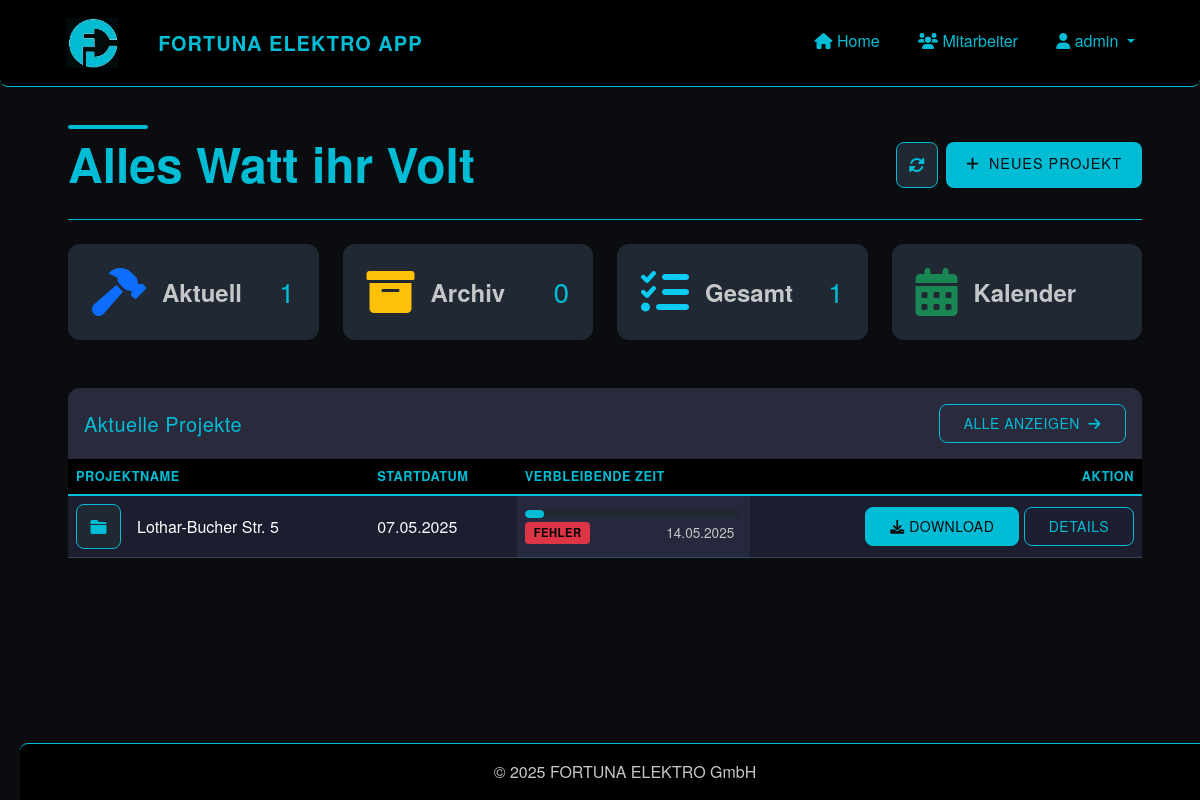
Screenshot of / (signed in) with the database file from the repository.
### app/models/user.py (models this page shows, shortened)
class User(UserMixin, db.Model):
    id = db.Column(db.Integer, primary_key=True)
    username = db.Column(db.String(64), unique=True, nullable=False)
    password_hash = db.Column(db.String(128), nullable=False)
    role = db.Column(db.String(20), nullable=False, default='installateur')  # 'admin' oder 'installateur'
    is_active = db.Column(db.Boolean, default=True)
    created_at = db.Column(db.DateTime, default=datetime.utcnow)
    projects = db.relationship('Project', backref='creator', lazy='dynamic')
    files = db.relationship('File', backref='uploader', lazy='dynamic')
    timesheets = db.relationship('Timesheet', backref='employee', lazy='dynamic')
    def is_admin(self):
        return self.role == 'admin'

### app/models/project.py (models this page shows, shortened)
class Project(db.Model):
    id = db.Column(db.Integer, primary_key=True)
    name = db.Column(db.String(128), nullable=False)  # Adresse als Projektname
    description = db.Column(db.Text)
    start_date = db.Column(db.DateTime, default=datetime.utcnow)
    end_date = db.Column(db.DateTime)
    status = db.Column(db.String(20), default='in_bearbeitung')  # 'in_bearbeitung', 'abgeschlossen', 'archiviert'
    creator_id = db.Column(db.Integer, db.ForeignKey('user.id'))
    files = db.relationship('File', backref='project', lazy='dynamic', cascade='all, delete-orphan')
    timesheets = db.relationship('Timesheet', backref='project', lazy='dynamic', cascade='all, delete-orphan')
    def get_progress_percentage(self):
        if not self.end_date:
            return 0
        now = datetime.now()
        total_duration = (self.end_date - self.start_date).total_seconds()
        elapsed_time = (now - self.start_date).total_seconds()
        if elapsed_time >= total_duration:
            return 100
        progress = (elapsed_time / total_duration) * 100
        return round(progress, 1)  # Auf eine Dezimalstelle runden

### app/routes/dashboard.py (the view)
@dashboard.route('/')
@login_required
def index():
    in_progress = Project.query.filter_by(status='in_bearbeitung').order_by(Project.start_date.desc()).all()
    archived = Project.query.filter_by(status='archiviert').order_by(Project.start_date.desc()).all()
    now = datetime.now()
    return render_template(
        'dashboard/index.html',
        title='Dashboard',
        in_progress=in_progress,
        archived=archived,
        now=now  # Add this line to pass the current datetime
    )

### app/models/user.py (called while the page is built)
@login_manager.user_loader
def load_user(id):
    return User.query.get(int(id))

### app/templates/dashboard/index.html (shortened to what this page needs)
{% extends "base.html" %}
{% block content %}
<link href="https://cdnjs.cloudflare.com/ajax/libs/font-awesome/6.0.0/css/all.min.css" rel="stylesheet">
<div class="container-fluid py-4">
    <div class="d-flex flex-column flex-md-row justify-content-between align-items-start align-items-md-center mb-4 gap-3">
        <div class="position-relative">
            <div class="dashboard-heading-decoration"></div>
            <h4 class="fw-bold mb-1 display-5 position-relative">Alles Watt ihr Volt</h4>
        </div>
        <div class="d-flex">
            <a href="{{ url_for('dashboard.index') }}" class="btn btn-light me-2 btn-refresh" aria-label="Aktualisieren">
                <i class="fas fa-sync-alt"></i>
            </a>
            <a href="{{ url_for('projects.new_project') }}" class="btn btn-gradient">
                <i class="fas fa-plus me-1"></i> Neues Projekt
            </a>
        </div>
    </div>
<div class="row g-4 mb-5">
    <div class="col-12 col-sm-6 col-lg-3">
        <div class="card h-100 border-0 shadow-hover stat-card custom-stat-card" data-bs-toggle="modal" data-bs-target="#projectsModal" data-tab-target="in-progress-tab">
            <div class="card-body p-4">
                <div class="d-flex align-items-center justify-content-between">
                    <div class="d-flex align-items-center gap-3">
                        <i class="fas fa-hammer fa-3x text-primary"></i>
                        <span class="text-muted fw-bold fs-4">Aktuell</span>
                    </div>
                    <h3 class="mb-0">{{ in_progress|length }}</h3>
                </div>
            </div>
        </div>
    </div>
    <div class="col-12 col-sm-6 col-lg-3">
        <div class="card h-100 border-0 shadow-hover stat-card custom-stat-card" data-bs-toggle="modal" data-bs-target="#projectsModal" data-tab-target="archived-tab">
            <div class="card-body p-4">
                <div class="d-flex align-items-center justify-content-between">
                    <div class="d-flex align-items-center gap-3">
                        <i class="fas fa-archive fa-3x text-warning"></i>
                        <span class="text-muted fw-bold fs-4">Archiv</span>
                    </div>
                    <h3 class="mb-0">{{ archived|length }}</h3>
                </div>
            </div>
        </div>
    </div>
    <div class="col-12 col-sm-6 col-lg-3">
        <div class="card h-100 border-0 shadow-hover stat-card custom-stat-card" data-bs-toggle="modal" data-bs-target="#projectsModal" data-tab-target="all-tab">
            <div class="card-body p-4">
                <div class="d-flex align-items-center justify-content-between">
                    <div class="d-flex align-items-center gap-3">
                        <i class="fas fa-tasks fa-3x text-info"></i>
                        <span class="text-muted fw-bold fs-4">Gesamt</span>
                    </div>
                    <h3 class="mb-0">{{ (in_progress|length) + (completed|length) + (archived|length) }}</h3>
                </div>
            </div>
        </div>
    </div>
    <div class="col-12 col-sm-6 col-lg-3">
        <div class="card h-100 border-0 shadow-hover stat-card custom-stat-card" data-bs-toggle="modal" data-bs-target="#projectsModal" data-tab-target="calendar-tab">
            <div class="card-body p-4">
                <div class="d-flex align-items-center justify-content-between">
                    <div class="d-flex align-items-center gap-3">
                        <i class="fas fa-calendar-alt fa-3x text-success"></i>
                        <span class="text-muted fw-bold fs-4">Kalender</span>
                    </div>
                </div>
            </div>
        </div>
    </div>
</div>
<div class="row mb-4">
    <div class="col-12">
        <div class="card border-0 shadow-hover aktuelle-projekte">
            <div class="card-header border-0 py-3">
                <div class="d-flex justify-content-between align-items-center">
                    <h5 class="mb-0">Aktuelle Projekte</h5>
                    <button class="btn btn-sm btn-outline-primary" data-bs-toggle="modal" data-bs-target="#projectsModal">
                        Alle anzeigen <i class="fas fa-arrow-right ms-1"></i>
                    </button>
                </div>
            </div>
            <div class="card-body p-0">
                {% if in_progress %}
                <div class="table-responsive">
                    <table class="table table-hover align-middle mb-0">
                        <thead>
                            <tr>
                                <th>Projektname</th>
                                <th class="d-none d-md-table-cell">Startdatum</th>
                                <th class="d-none d-lg-table-cell">Verbleibende Zeit</th>
                                <th class="text-end">Aktion</th>
                            </tr>
                        </thead>
                        <tbody>
                            {% for project in in_progress[:5] %}
                                <tr>
                                    <td style="background-color: #1d1d30">
                                        <div class="d-flex align-items-center">
                                            <div class="project-icon me-3">
                                                <i class="fas fa-folder" style="color: var(--accent);"></i>
                                            </div>
                                            <div>
                                                <h6 class="mb-0" style="color: white;">{{ project.name }}</h6>
                                            </div>
                                        </div>
                                    </td>
                                    <td class="d-none d-md-table-cell text-light" style="background-color: #1d1d30">{{ project.start_date.strftime('%d.%m.%Y') }}</td>
<td class="d-none d-lg-table-cell" style="background-color: #27273d">
    {% if project.end_date %}
        <div class="progress-container">
            <div class="progress-wrapper">
                <div class="progress" style="height: 8px; background-color: var(--primary-light);">
                    <div class="progress-bar" id="progress-bar-{{ project.id }}" role="progressbar"
                        style="width: {{ project.get_progress_percentage() }}%; background-color: var(--accent);"
                        aria-valuenow="{{ project.get_progress_percentage() }}" aria-valuemin="0" aria-valuemax="100">
                    </div>
                </div>
                <div class="date-time-container">
                    <span id="countdown-timer" class="badge bg-info" style="color: #000 !important; font-weight: bold;">
                    </span>
                    <span class="end-date date-text text-muted">{{ project.end_date.strftime('%d.%m.%Y') }}
                    </span>
                </div>
            </div>
        </div>
    {% endif %}
</td>
                                    <td class="text-end" style="background-color:#1d1d30">
                                        <a href="{{ url_for('files.download_project', project_id=project.id) }}" class="btn btn-sm btn-primary">
                                            <i class="fas fa-download"></i> Download
                                        </a>
                                        <a href="{{ url_for('projects.view_project', project_id=project.id) }}" class="btn btn-sm btn-outline-primary">
                                            Details
                                        </a>
                                    </td>
                                </tr>
                            {% endfor %}
                        </tbody>
                    </table>
                </div>
                {% endif %}
            </div>
        </div>
    </div>
</div>
                        {% set all_projects = in_progress + archived %}
{% endblock %}

### app/templates/base.html (shortened to what this page needs)
<!DOCTYPE html>
<html lang="de">
<head>
    <link href="https://cdn.jsdelivr.net/npm/bootstrap@5.3.0/dist/css/bootstrap.min.css" rel="stylesheet">
    <link rel="stylesheet" href="https://cdn.jsdelivr.net/npm/bootstrap-icons@1.11.1/font/bootstrap-icons.css">
    <link rel="stylesheet" href="https://cdnjs.cloudflare.com/ajax/libs/font-awesome/6.0.0/css/all.min.css">
    <link rel="stylesheet" href="{{ url_for('static', filename='css/style.css') }}">
</head>
<body>
<nav class="navbar navbar-expand-lg navbar-dark mb-4">
    <div class="container position-relative">
        <a class="navbar-brand d-flex align-items-center" href="{{ url_for('dashboard.index') }}">
            <img src="{{ url_for('static', filename='img/logo.jpg') }}" alt="Fortuna Elektro Logo"
                 style="height: 50px; width: auto; max-height: 90%; margin-right: 40px; margin-left: 30px;">
            <span style="color: var(--accent)">FORTUNA ELEKTRO APP</span>
        </a>
        <div class="collapse navbar-collapse" id="navbarNav">
            <ul class="navbar-nav ms-auto">
                {% if current_user.is_authenticated %}
                    <li class="nav-item">
                        <a class="nav-link" href="{{ url_for('dashboard.index') }}">
                            <i class="fas fa-home"></i> Home
                        </a>
                    </li>
                    {% if current_user.is_admin() %}
                        <li class="nav-item">
                            <a class="nav-link" href="{{ url_for('admin.list_users') }}">
                                <i class="fas fa-users"></i> Mitarbeiter
                            </a>
                        </li>
                    {% endif %}
                    <li class="nav-item dropdown">
                        <a class="nav-link dropdown-toggle" href="#" role="button" data-bs-toggle="dropdown">
                            <i class="fas fa-user"></i> {{ current_user.username }}
                        </a>
                    </li>
                {% else %}
                    <li class="nav-item">
                        <a class="nav-link" href="{{ url_for('auth.login') }}">
                            <i class="fas fa-sign-in-alt"></i> Anmelden
                        </a>
                    </li>
                {% endif %}
            </ul>
        </div>
    </div>
</nav>
    <div class="container mb-5">
        {% block content %}{% endblock %}
    </div>
    <footer class="footer mt-auto py-3">
        <div class="container text-center">
            <span class="text-muted">&copy; 2025 FORTUNA ELEKTRO GmbH</span>
        </div>
    </footer>
</body>
</html>

### app/templates/base.html (style rules this page uses)
:root { --primary: #0B0C10; --primary-light: #1F2833; --primary-dark: #000000; --accent: #66FCF1; --accent-light: #45A29E; --success: #45A29E; --danger: #FF3B3B; --warning: #FF8F00; --info: #66FCF1; --light-bg: #1F2833; --card-bg: #0B0C10; --text-dark: #FFFFFF; --text-muted: #C5C6C7; --border-radius-sm: 4px; --border-radius-md: 8px; --border-radius-lg: 12px; }
body { background-color: var(--primary); color: var(--text-white); min-height: 100vh; display: flex; flex-direction: column; max-width: 100%; overflow-x: hidden; }
.navbar { background-color: var(--primary-dark) !important; border-bottom: 1px solid var(--accent); padding: 0.8rem 1rem; border-radius: 0 0 var(--border-radius-md) var(--border-radius-md); }
.navbar-brand { color: var(--accent) !important; font-weight: 700; letter-spacing: 1px; display: flex; align-items: center; padding-left: 0 !important; }
.navbar-brand img { margin-right: 10px; height: 50px; width: auto; max-height: 90%; }
.nav-link { color: var(--accent) !important; position: relative; padding: 0.8rem 1.2rem !important; border-bottom: 3px solid transparent; transition: all 0.3s ease; border-radius: var(--border-radius-sm); }
.container { flex: 1; width: 100%; padding-left: 15px; padding-right: 15px; margin-left: auto; margin-right: auto; }
.footer { position: fixed; bottom: 0; width: 100%; background-color: var(--primary-dark); border-top: 1px solid var(--accent); padding: 1rem 0; border-radius: var(--border-radius-md) var(--border-radius-md) 0 0; }
.footer .text-muted { color: var(--text-muted) !important; }
::placeholder { color: var(--accent-light) !important; opacity: 0.8 !important; }
.btn { border-radius: var(--border-radius-md); padding: 0.5rem 1.5rem; transition: all 0.3s ease; text-transform: uppercase; letter-spacing: 0.5px; font-weight: 500; }
.btn-primary { background-color: var(--accent); border-color: var(--accent); color: var(--primary); }
.card { background-color: var(--primary-light); border: 1px solid var(--accent); border-radius: var(--border-radius-lg); }
.card-header { background-color: rgba(102, 252, 241, 0.1); border-bottom: 1px solid var(--accent); font-weight: 600; letter-spacing: 0.5px; color: var(--accent); border-radius: var(--border-radius-lg) var(--border-radius-lg) 0 0; }
.card-body, .card-body p, .card-body label, .card-body .form-text, .card-body small { color: #66d9ff !important; }
.table { color: var(--accent); }
.table thead th { background-color: var(--primary-dark); color: var(--accent); border-bottom: 2px solid var(--accent); text-transform: uppercase; letter-spacing: 0.5px; font-size: 0.9rem; font-weight: 600; }
.table tbody tr { border-bottom: 1px solid rgba(102, 252, 241, 0.2); }

### rows the page displays
User: username "admin"
Project: name "Lothar-Bucher Str. 5", start_date "07.05.2025", end_date "14.05.2025"

### other values shown
{{ in_progress|length }} "1"
{{ archived|length }} "0"
{{ (in_progress|length) + (completed|length) + (archived|length) }} "1"
